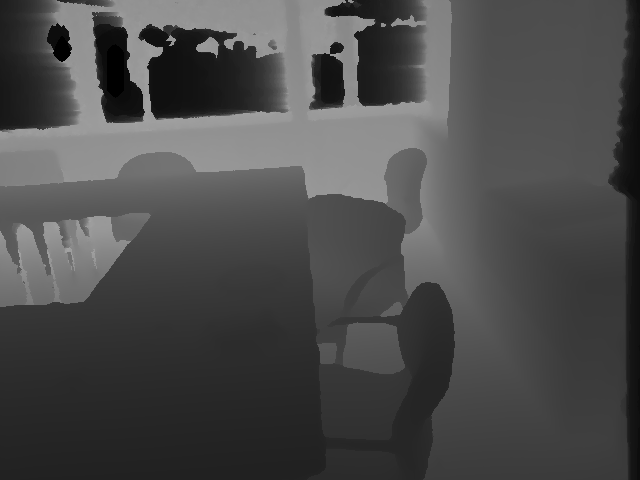
#> input picture data/harvard_c5/hv_c5_1/depthTSDF/0000002-000000033369.png, 640 x 480 px, found by its file name; its folder holds only this picture in this run
$ python test_dataset_build.py
#> lines starting #> are read from the running program, lines starting #| are printed output that depends on the picture
import os
import cv2
import numpy as np
import pickle
from tqdm import tqdm

fx, fy = 570.3422047415297, 570.3422047415297
cx, cy = 320.0, 240.0

# Processing point cloud: random sampling 1024 points + normalization
def preprocess_pointcloud(points, num_points=1024):
    if len(points) < num_points:
        idx = np.random.choice(len(points), num_points, replace=True)
    else:
        idx = np.random.choice(len(points), num_points, replace=False)
    points = points[idx, :]

    centroid = np.mean(points, axis=0)
    points -= centroid

    furthest_dist = np.max(np.linalg.norm(points, axis=1))
    points /= furthest_dist

    return points

# Depth Map -> Point cloud
def depth_to_pointcloud(depth_raw):
    h, w = depth_raw.shape
    u, v = np.meshgrid(np.arange(w), np.arange(h))
    z = depth_raw
    x = (u - cx) * z / fx
    y = (v - cy) * z / fy
    points = np.stack((x, y, z), axis=-1).reshape(-1, 3)
    mask = (z.reshape(-1) > 0) & np.isfinite(points).all(axis=1)
    return points[mask]

# build dataset
def build_dataset(base_dir, output_file):
#> called with base_dir = 'data/'
    sequences = [
        "harvard_c5/hv_c5_1/",
        "harvard_c6/hv_c6_1/",
        "harvard_c11/hv_c11_2/",
        "harvard_tea_2/hv_tea2_2/"
    ]

    all_pointclouds = []
    all_labels = []

    for seq in sequences:
        base_path = os.path.join(base_dir, seq)

        # solve `hv_tea2_2/` different situation
        if "hv_tea2_2" in seq:
            depth_path = os.path.join(base_path, "depth")
        else:
            depth_path = os.path.join(base_path, "depthTSDF") if os.path.exists(os.path.join(base_path, "depthTSDF")) else os.path.join(base_path, "depth")

        img_path = os.path.join(base_path, "image")
        label_path = os.path.join(base_path, "labels/tabletop_labels.dat")

        has_labels = os.path.exists(label_path)

        if has_labels:
            with open(label_path, 'rb') as f:
                labels_data = pickle.load(f)
        else:
            print(f"⚠ Warning: {seq} has no labels. Defaulting to label 0 for all frames.")
            labels_data = None

        # only process jpg file
        img_files = sorted([f for f in os.listdir(img_path) if f.endswith(".jpg")])
        # only process png file
        depth_files = sorted([f for f in os.listdir(depth_path) if f.endswith(".png")])

        n_frames = min(len(img_files), len(depth_files))
        if n_frames == 0:
            print(f"⚠ Warning: {seq} has no valid image-depth pairs. Skipping.")
            continue

        print(f"Processing {seq}: Found {len(img_files)} jpg images, {len(depth_files)} png depth maps. Using {n_frames} frames.")

        # make sure aligning labels_data with n_frames
        if has_labels and len(labels_data) < n_frames:
            print(f"⚠ Warning: {seq} has fewer labels ({len(labels_data)}) than frames ({n_frames}). Padding with 0.")
            labels_data += [[]] * (n_frames - len(labels_data))

        for i in tqdm(range(n_frames)):
            depth_file = os.path.join(depth_path, depth_files[i])
            depth = cv2.imread(depth_file, cv2.IMREAD_UNCHANGED).astype(np.float32) / 1000.0
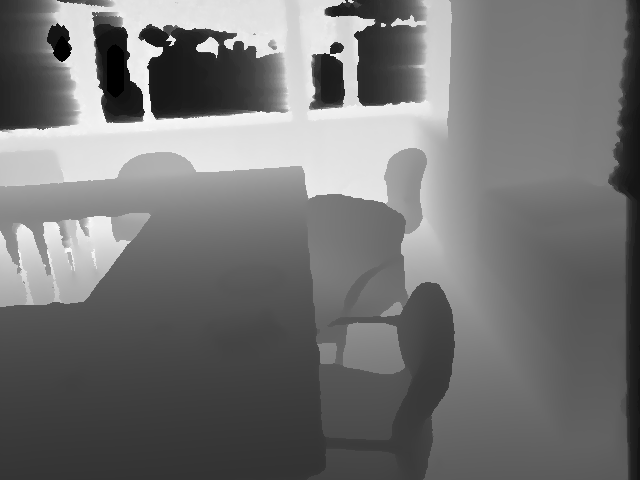
#> depth: shape (480, 640) float32; min 0, max 42.32, mean 19.4; drawn with min black and max white

            points = depth_to_pointcloud(depth)
#> in depth_to_pointcloud, `x = (u - cx) * z / fx`:
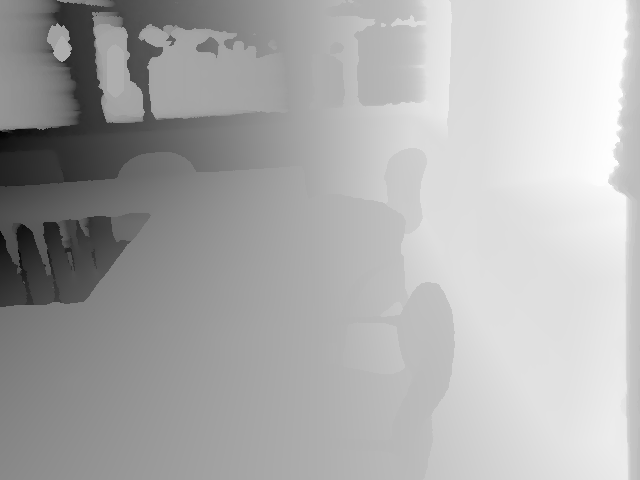
#> x: shape (480, 640) float64; min -22.98, max 10.61, mean -0.227; drawn with min black and max white
#> in depth_to_pointcloud, `y = (v - cy) * z / fy`:
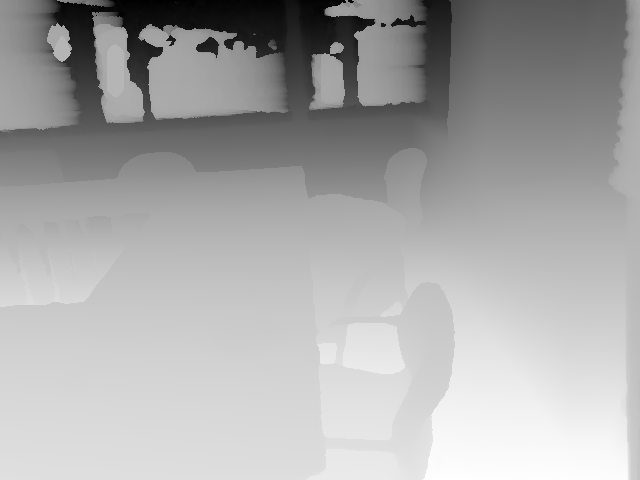
#> y: shape (480, 640) float64; min -15.98, max 6.43, mean -1.09; drawn with min black and max white
            if len(points) < 10:
                continue

            points = preprocess_pointcloud(points, num_points=1024)
#> in preprocess_pointcloud, `idx = np.random.choice(len(points), num_points, replace=False)`: idx = 1024 values, max 305873 at index 763, min 68 at index 923, mean 154498.2
#> in preprocess_pointcloud, `points = points[idx, :]`: points = 1024 rows, first 8: [-3.14, -8.78, 39.74], [-1.16, -1.18, 4.1], [-8.86, -2.61, 26.61], [-2.29, -0.299, 18.96], [6.53, 2.27, 19.02], [7.91, -7.56, 19.96], [-16.76, -4.41, 33.54], [-0.921, 3.61, 8.61]
#> in preprocess_pointcloud, `centroid = np.mean(points, axis=0)`: centroid = [-0.22, -1.06, 19.38]
#> in preprocess_pointcloud, `points -= centroid`: points = 1024 rows, first 8: [-2.92, -7.72, 20.36], [-0.936, -0.113, -15.29], [-8.64, -1.55, 7.22], [-2.07, 0.765, -0.425], [6.75, 3.33, -0.369], [8.13, -6.49, 0.575], [-16.54, -3.35, 14.16], [-0.701, 4.67, -10.78]
#> in preprocess_pointcloud, `furthest_dist = np.max(np.linalg.norm(points, axis=1))`: furthest_dist = 30.05
#> in preprocess_pointcloud, `points /= furthest_dist`: points = 1024 rows, first 8: [-0.097, -0.257, 0.678], [-0.0312, -0.00378, -0.509], [-0.288, -0.0515, 0.24], [-0.069, 0.0255, -0.0141], [0.225, 0.111, -0.0123], [0.271, -0.216, 0.0191], [-0.551, -0.111, 0.471], [-0.0233, 0.155, -0.359]

            label = 1 if (has_labels and len(labels_data[i]) > 0) else 0

            all_pointclouds.append(points)
            all_labels.append(label)

    # thransfer to NumPy array
    all_pointclouds = np.stack(all_pointclouds)  # shape: [N, 1024, 3]
    all_labels = np.array(all_labels, dtype=np.int64)

    np.savez_compressed(output_file, pointclouds=all_pointclouds, labels=all_labels)
    print(f"\n Dataset saved as {output_file}, total {len(all_labels)} samples")

if __name__ == "__main__":
    output_file = "datasets/pipelineA_dataset_harvard_all.npz"
    os.makedirs(os.path.dirname(output_file), exist_ok=True)

#> (the run stopped early here; a loop or call above may not have finished)
